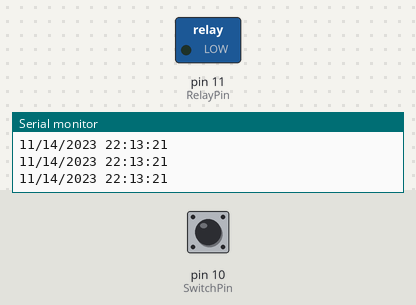
A sketch run on a simulated Arduino Uno, built with avr-gcc and run on an emulated ATmega328P. On the bench: switched loads named in the sketch (green lamp = pin HIGH), the last lines printed to the serial monitor. The test bench sets the inputs (shaded band); at power-on: pin 10 (SwitchPin) HIGH. The local clock reads 2024-03-15 10:24:30 at power-on unless the sketch sets it.

Above: at 1.2 s.
1.3 s: pin 10 (SwitchPin) pulled LOW for 1 s
At 1.81 s:
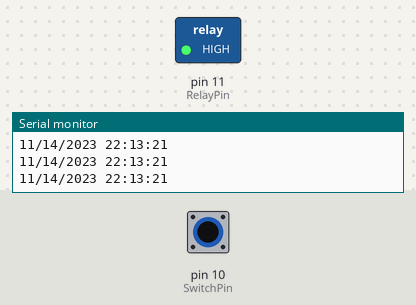
5.8 s: pin 10 (SwitchPin) pulled LOW for 0.15 s
At 6.4 s:
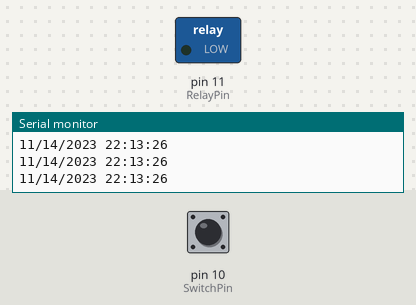
11.9 s: pin 10 (SwitchPin) pulled LOW for 3.2 s
At 12.41 s:
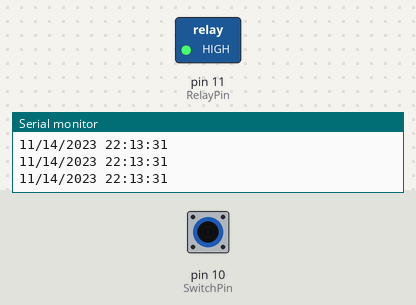
Timing chart, 0 to 16.7 s (numbered marks = the images above; inputs shaded):
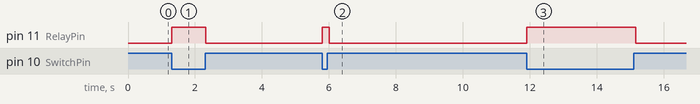

Measured:
- after the input at 1.3 s, pin 11 (RelayPin): LOW → HIGH at once, → LOW 1.0 s later
- after the input at 5.8 s, pin 11 (RelayPin): LOW → HIGH at once, → LOW 0.20 s later
- after the input at 11.9 s, pin 11 (RelayPin): LOW → HIGH at once, → LOW 3.3 s later

The sketch:

sketch_may08a.ino
```cpp
#include <ThreeWire.h>
#include <RtcDS1302.h>
#include <SoftwareSerial.h>

SoftwareSerial mySerial(2,3);

int RelayPin = 11;
int SwitchPin = 10;
int MusicRely = 6000;
bool AlreadyFlag = false;
bool PlayingFlag = false;
bool FeedbackFlag = false;
bool ContinueFlag = false;

const int orderLength = 4;
int idx = 0;
String order = "";
char node;
int cnt = 0;
int cntFlag = 0;
int dataidx = 0;

int timer_val = 0;
int oneMin = 0;

ThreeWire myWire(4,5,7); // IO, SCLK, CE
RtcDS1302<ThreeWire> Rtc(myWire);
RtcDateTime Alert;

typedef struct{
  int hour;
  int minute;
}DATETIME;

DATETIME dtt[10];

void SetTime(int index, int hour, int minute){
  dtt[index].hour = hour;
  dtt[index].minute = minute;
}
// SetTime(12,19,2022,17,46,0)
bool cmpTime(){
  RtcDateTime now = Rtc.GetDateTime();
  bool allflag = false;
  for(int i = 0; i < 10; i++){
     bool flag = true;
    if(now.Hour() != dtt[i].hour){
      flag = false;
    }
    if(now.Minute() != dtt[i].minute){
      flag = false;
    }
    allflag = allflag || flag;
  }
  return allflag;
}

void setup() {
  Serial.begin(9600);
  mySerial.begin(9600);
  Rtc.Begin();
  if (Rtc.GetIsWriteProtected())
    Rtc.SetIsWriteProtected(false);
  if (!Rtc.GetIsRunning())
    Rtc.SetIsRunning(true);
  RtcDateTime compiled = RtcDateTime(__DATE__, __TIME__);
  Rtc.SetDateTime(compiled);
  pinMode(RelayPin, OUTPUT);
  pinMode(SwitchPin, INPUT_PULLUP);
}

bool timer(){
  timer_val += 10;
  if(timer_val == MusicRely){
    timer_val = 0;
    return true;
  }
  else{
    delay(100);
  }
  return false;
}

void secondtimer(){
  oneMin += 100;
  if(oneMin == 1000){
    oneMin = 0;
    RtcDateTime now = Rtc.GetDateTime();
    printDateTime(now);
  }
}

#define countof(a) (sizeof(a) / sizeof(a[0]))
void printDateTime(const RtcDateTime& dt)
{
    char datestring[20];

    snprintf_P(datestring,
            countof(datestring),
            PSTR("%02u/%02u/%04u %02u:%02u:%02u"),
            dt.Month(),
            dt.Day(),
            dt.Year(),
            dt.Hour(),
            dt.Minute(),
            dt.Second() );
    Serial.println(datestring);
}

int changVal(String str){
  if(str[0] == '0')
    return str[1]-'0';
  else
    return str.toInt();
}

void loop() {
  if(mySerial.available()){
      node = mySerial.read();
        idx += 1;
        order += node;
     }

     if(idx == 4){
        Serial.print((String)order + " / ");
        Serial.println(idx);
        idx = 0;
        if(order == "SEND"){
          cntFlag = true;
          order = "";
          dataidx = 0;
        }
        else if(order == "GIVE"){
          cntFlag = true;
          order = "";
        }
        else{
          Serial.println(dataidx);
          if(dataidx < cnt){
            dtt[dataidx].hour = changVal(order.substring(0,2));
            Serial.println(order.substring(0,2));
            dtt[dataidx].minute = changVal(order.substring(2,4));
            Serial.println(order.substring(2,4));
            order = "";
            dataidx += 1;
          }

        }
     }

     if(cntFlag && node == '|'){
        idx = 0;
        cnt = order.toInt();
        order = "";
        cntFlag = false;
        Serial.println(cnt);
     }
     else if(!cntFlag && node == '|'){
        idx = 0;
        order = "";
     }


  if(cmpTime()){//시간이 되었고 재생된적인 없으면 시작
    if(PlayingFlag == false){
      if(AlreadyFlag == false){//이미 재생을 완료한 전적이 없다면
        digitalWrite(RelayPin, HIGH);
        delay(100);
        digitalWrite(RelayPin, LOW);
        PlayingFlag = true;//재생 플래그를 걸어둠
        AlreadyFlag = true; // 재생 전적 생성
      }
    }
  }
  else{//시간이 지나감
    if(AlreadyFlag == true){//시간이 다른데 재생중임
      AlreadyFlag = false;// 재생전적 초기화
    }
  }

  if(PlayingFlag == true){
    if(timer() == true){//일정주기가 지날때마다 contiueflag true로 만들어 반복 재생하기
      ContinueFlag = true;
    }
    else{
      ContinueFlag = false;
    }
  }

  if(PlayingFlag == true && ContinueFlag == true){//재생중인데 다시 틀어야한다면?
    digitalWrite(RelayPin, HIGH);
    delay(100);
    digitalWrite(RelayPin, LOW);//다시 연결해서 시작하기
    ContinueFlag = false; //다시 시작했으니 다시 돌려놓기
  }

  if(digitalRead(SwitchPin) == LOW){
    if(PlayingFlag == true){
      timer_val = 0;
      PlayingFlag = false;
    }
    digitalWrite(RelayPin, HIGH);
    delay(100);
    digitalWrite(RelayPin, LOW);
  }
  secondtimer();
}
```
